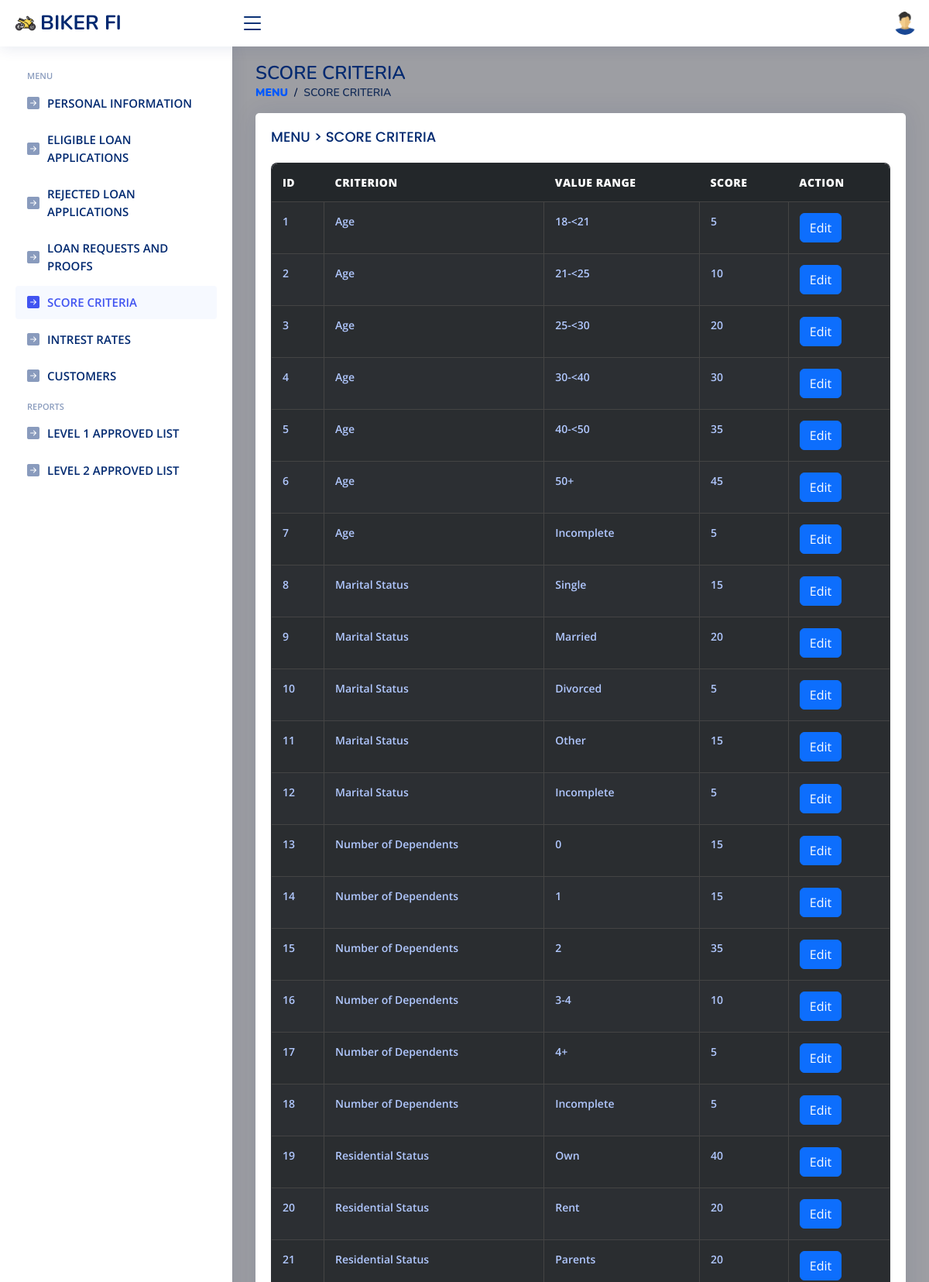
/super_score_criteria.php (signed in, upper part), run on the app's committed database.
### tables this page shows
CREATE TABLE `credit_score_criteria` (
  `id` int(11) NOT NULL,
  `criterion` varchar(255) DEFAULT NULL,
  `value_range` varchar(255) DEFAULT NULL,
  `score` int(11) DEFAULT NULL
);

### super_score_criteria.php (the view, shortened to what this page needs)
<?php
include("connection.php");
$id = $_SESSION['id'];
$query = "SELECT full_name, email, nic, phone_number, image FROM users WHERE id = ?";
$stmt = mysqli_prepare($conn, $query);
mysqli_stmt_bind_param($stmt, 'i', $id);
mysqli_stmt_execute($stmt);
$result = mysqli_stmt_get_result($stmt);
if ($row = mysqli_fetch_assoc($result)) {
	$profile_image = $row['image'] ?: "assets/img/user.webp";
} else {
	header("location:logout.php");
	exit();
}
?>
<!DOCTYPE html>
<html lang="en">
<head>
	<link href="assets/vendor/bootstrap/css/bootstrap.min.css" rel="stylesheet">
	<link href="assets/vendor/bootstrap-icons/bootstrap-icons.css" rel="stylesheet">
	<link href="assets/vendor/boxicons/css/boxicons.min.css" rel="stylesheet">
	<link href="assets/vendor/quill/quill.snow.css" rel="stylesheet">
	<link href="assets/vendor/quill/quill.bubble.css" rel="stylesheet">
	<link href="assets/vendor/remixicon/remixicon.css" rel="stylesheet">
	<link href="assets/vendor/simple-datatables/style.css" rel="stylesheet">
	<link href="assets/css/style.css" rel="stylesheet">
</head>
<body>
	<header id="header" class="header fixed-top d-flex align-items-center">
		<div class="d-flex align-items-center justify-content-between">
			<a href="" class="logo d-flex align-items-center">
				<img src="assets/img/logo2.png" alt="">
				<span class="d-none d-lg-block">BIKER FI</span>
			</a>
			<i class="bi bi-list toggle-sidebar-btn"></i>
		</div>
		<nav class="header-nav ms-auto">
			<ul class="d-flex align-items-center">
				<li class="nav-item dropdown pe-3">
					<a class="nav-link nav-profile d-flex align-items-center pe-0" href="#" data-bs-toggle="dropdown">
						<img src="<?= $profile_image ?>" alt="Profile" class="rounded-circle" width="30" height="30">
					</a>
				</li>
			</ul>
		</nav>
	</header>
	<aside id="sidebar" class="sidebar">
		<ul class="sidebar-nav" id="sidebar-nav">
			<li class="nav-heading">MENU</li>
			<li class="nav-item"><a class="nav-link collapsed" href="super_admin_dashboard.php">
					<i class="bi bi-arrow-right-square-fill"></i>
					<span>PERSONAL INFORMATION</span></a>
			</li>
			<li class="nav-item"><a class="nav-link collapsed" href="super_eligibleloans.php">
					<i class="bi bi-arrow-right-square-fill"></i>
					<span>ELIGIBLE LOAN APPLICATIONS</span></a>
			</li>
			<li class="nav-item"><a class="nav-link collapsed" href="super_rejectedloans.php">
					<i class="bi bi-arrow-right-square-fill"></i>
					<span>REJECTED LOAN APPLICATIONS</span></a>
			</li>
			<li class="nav-item"><a class="nav-link collapsed" href="super_applications.php">
					<i class="bi bi-arrow-right-square-fill"></i>
					<span>LOAN REQUESTS AND PROOFS</span></a>
			</li>
			<li class="nav-item"><a class="nav-link " href="super_score_criteria.php">
					<i class="bi bi-arrow-right-square-fill"></i>
					<span>SCORE CRITERIA</span></a>
			</li>
			<li class="nav-item"><a class="nav-link  collapsed" href="super_interest.php">
					<i class="bi bi-arrow-right-square-fill"></i>
					<span>INTREST RATES</span></a>
			</li>
			<li class="nav-item"><a class="nav-link collapsed" href="super_customers.php">
					<i class="bi bi-arrow-right-square-fill"></i>
					<span>CUSTOMERS</span></a>
			</li>
		</ul>
		<ul class="sidebar-nav" id="sidebar-nav">
			<li class="nav-heading">REPORTS</li>
			<li class="nav-item"><a class="nav-link collapsed" href="super_report1.php">
					<i class="bi bi-arrow-right-square-fill"></i>
					<span>LEVEL 1 APPROVED LIST </span></a>
			</li>
			<li class="nav-item"><a class="nav-link collapsed" href="super_report2.php">
					<i class="bi bi-arrow-right-square-fill"></i>
					<span>LEVEL 2 APPROVED LIST </span></a>
			</li>
		</ul>
	</aside>
	<main id="main" class="main">
		<div class="pagetitle">
			<h1>SCORE CRITERIA</h1>
			<nav>
				<ol class="breadcrumb">
					<li class="breadcrumb-item"><a href="index.html">MENU</a></li>
					<li class="breadcrumb-item active">SCORE CRITERIA</li>
				</ol>
			</nav>
		</div>
		<section class="section dashboard">
			<div class="row">
				<div class="col-lg-12">
					<div class="row">
						<div class="col-12">
							<div class="card recent-sales overflow-auto">
								<div class="card-body">
									<h5 class="card-title">MENU > SCORE CRITERIA</h5>
									<table class="table table-bordered custom-gray-table table-striped datatable" id="creditScoreTable">
										<thead>
											<tr>
												<th>ID</th>
												<th>Criterion</th>
												<th>Value Range</th>
												<th>Score</th>
												<th>Action</th>
											</tr>
										</thead>
										<tbody>
											<?php
											$sql = "SELECT id, criterion, value_range, score FROM credit_score_criteria";
											$result = mysqli_query($conn, $sql);
											while ($row = mysqli_fetch_assoc($result)) {
												echo "<tr>";
												echo "<td>{$row['id']}</td>";
												echo "<td>{$row['criterion']}</td>";
												echo "<td>{$row['value_range']}</td>";
												echo "<td>{$row['score']}</td>";
												echo "<td><button class='btn btn-primary btn-edit' data-id='{$row['id']}' data-criterion='{$row['criterion']}' data-value='{$row['value_range']}' data-score='{$row['score']}' data-bs-toggle='modal' data-bs-target='#editModal'>Edit</button></td>";
												echo "</tr>";
											}
											?>
										</tbody>
									</table>
								</div>
							</div>
						</div>
					</div>
				</div>
			</div>
		</section>
	</main>
</body>
</html>

### assets/css/style.css (style rules this page uses)
:root { scroll-behavior: smooth; }
.custom-gray-table { background-color: #2c2f33; color: #f1f1f1 !important; border: 1px solid #444 !important; border-radius: 8px; overflow: hidden; width: 100%; table-layout: auto; font-weight: 600; }
.custom-gray-table th { background-color: #23272a !important; color: #ffffff !important; font-weight: 800 !important; text-transform: uppercase; letter-spacing: 0.5px; padding: 14px; }
.custom-gray-table td { background-color: #2c2f33 ; color: #b1c8ff !important; font-weight: 600 !important; padding: 14px; border-bottom: 1px solid #444 !important; text-align: left; }
.custom-gray-table tbody tr:nth-child(odd) { background-color: #3a3d41 !important; }
.custom-gray-table tbody tr:nth-child(even) { background-color: #2c2f33 !important; }
.custom-gray-table thead th:first-child { border-top-left-radius: 8px; }
.custom-gray-table thead th:last-child { border-top-right-radius: 8px; }
body { font-family: "Open Sans", sans-serif; background: #9d9ea3; color: #444444; }
a { color: #4154f1; text-decoration: none; }
h1, h2, h3, h4, h5, h6 { font-family: "Nunito", sans-serif; }
#main { margin-top: 60px; padding: 20px 30px; transition: all 0.3s; }
.pagetitle { margin-bottom: 10px; }
.pagetitle h1 { font-size: 24px; margin-bottom: 0; font-weight: 600; color: #012970; }
.card { margin-bottom: 30px; border: none; border-radius: 5px; box-shadow: 0px 0 30px rgba(1, 41, 112, 0.1); }
.card-title { padding: 20px 0 15px 0; font-size: 18px; font-weight: 500; color: #012970; font-family: "Poppins", sans-serif; }
.card-body { padding: 0 20px 20px 20px; }
.breadcrumb { font-size: 14px; font-family: "Nunito", sans-serif; color: #899bbd; font-weight: 600; }
.breadcrumb a { color: #0059ff; transition: 0.3s; font-weight: 900; }
.breadcrumb .breadcrumb-item::before { color: #001743; }
.breadcrumb .active { color: #142c58; font-weight: 600; }
.logo { line-height: 1; }
@media (min-width: 1200px) { .logo { width: 280px; } }
.logo img { max-height: 26px; margin-right: 6px; }
.logo span { font-size: 26px; font-weight: 700; color: #012970; font-family: "Nunito", sans-serif; }
.header { transition: all 0.5s; z-index: 997; height: 60px; box-shadow: 0px 2px 20px rgba(1, 41, 112, 0.1); background-color: #fff; padding-left: 20px; }
.header .toggle-sidebar-btn { font-size: 32px; padding-left: 10px; cursor: pointer; color: #012970; }
.header-nav ul { list-style: none; }
.header-nav>ul { margin: 0; padding: 0; }
.header-nav .nav-profile { color: #012970; }
.header-nav .nav-profile img { max-height: 36px; }
.sidebar { position: fixed; top: 60px; left: 0; bottom: 0; width: 300px; z-index: 996; transition: all 0.3s; padding: 20px; overflow-y: auto; scrollbar-width: thin; scrollbar-color: #aab7cf transparent; box-shadow: 0px 0px 20px rgba(1, 41, 112, 0.1); background-color: #fff; }
@media (min-width: 1200px) { #main, #footer { margin-left: 300px; } }
.sidebar-nav { padding: 0; margin: 0; list-style: none; }
.sidebar-nav li { padding: 0; margin: 0; list-style: none; }
.sidebar-nav .nav-item { margin-bottom: 5px; }
.sidebar-nav .nav-heading { font-size: 11px; text-transform: uppercase; color: #899bbd; font-weight: 600; margin: 10px 0 5px 15px; }
.sidebar-nav .nav-link { display: flex; align-items: center; font-size: 15px; font-weight: 600; color: #4154f1; transition: 0.3; background: #f6f9ff; padding: 10px 15px; border-radius: 4px; }
.sidebar-nav .nav-link i { font-size: 16px; margin-right: 10px; color: #4154f1; }
.sidebar-nav .nav-link.collapsed { color: #012970; background: #fff; }
.sidebar-nav .nav-link.collapsed i { color: #899bbd; }
.dashboard .recent-sales { font-size: 14px; }
.dashboard .recent-sales .table thead { background: #f6f6fe; }
.dashboard .recent-sales .table thead th { border: 0; }

### data on the page
credit_score_criteria: id "1", criterion "Age", value_range "18-<21", score "5"
credit_score_criteria: id "2", criterion "Age", value_range "21-<25", score "10"
credit_score_criteria: id "3", criterion "Age", value_range "25-<30", score "20"
credit_score_criteria: id "4", criterion "Age", value_range "30-<40", score "30"
credit_score_criteria: id "5", criterion "Age", value_range "40-<50", score "35"
credit_score_criteria: id "6", criterion "Age", value_range "50+", score "45"
credit_score_criteria: id "7", criterion "Age", value_range "Incomplete", score "5"
credit_score_criteria: id "8", criterion "Marital Status", value_range "Single", score "15"
credit_score_criteria: id "9", criterion "Marital Status", value_range "Married", score "20"
credit_score_criteria: id "10", criterion "Marital Status", value_range "Divorced", score "5"
credit_score_criteria: id "11", criterion "Marital Status", value_range "Other", score "15"
credit_score_criteria: id "12", criterion "Marital Status", value_range "Incomplete", score "5"
credit_score_criteria: id "13", criterion "Number of Dependents", value_range "0", score "15"
credit_score_criteria: id "14", criterion "Number of Dependents", value_range "1", score "15"
credit_score_criteria: id "15", criterion "Number of Dependents", value_range "2", score "35"
credit_score_criteria: id "16", criterion "Number of Dependents", value_range "3-4", score "10"
credit_score_criteria: id "17", criterion "Number of Dependents", value_range "4+", score "5"
credit_score_criteria: id "18", criterion "Number of Dependents", value_range "Incomplete", score "5"
credit_score_criteria: id "19", criterion "Residential Status", value_range "Own", score "40"
credit_score_criteria: id "20", criterion "Residential Status", value_range "Rent", score "20"
credit_score_criteria: id "21", criterion "Residential Status", value_range "Parents", score "20"
